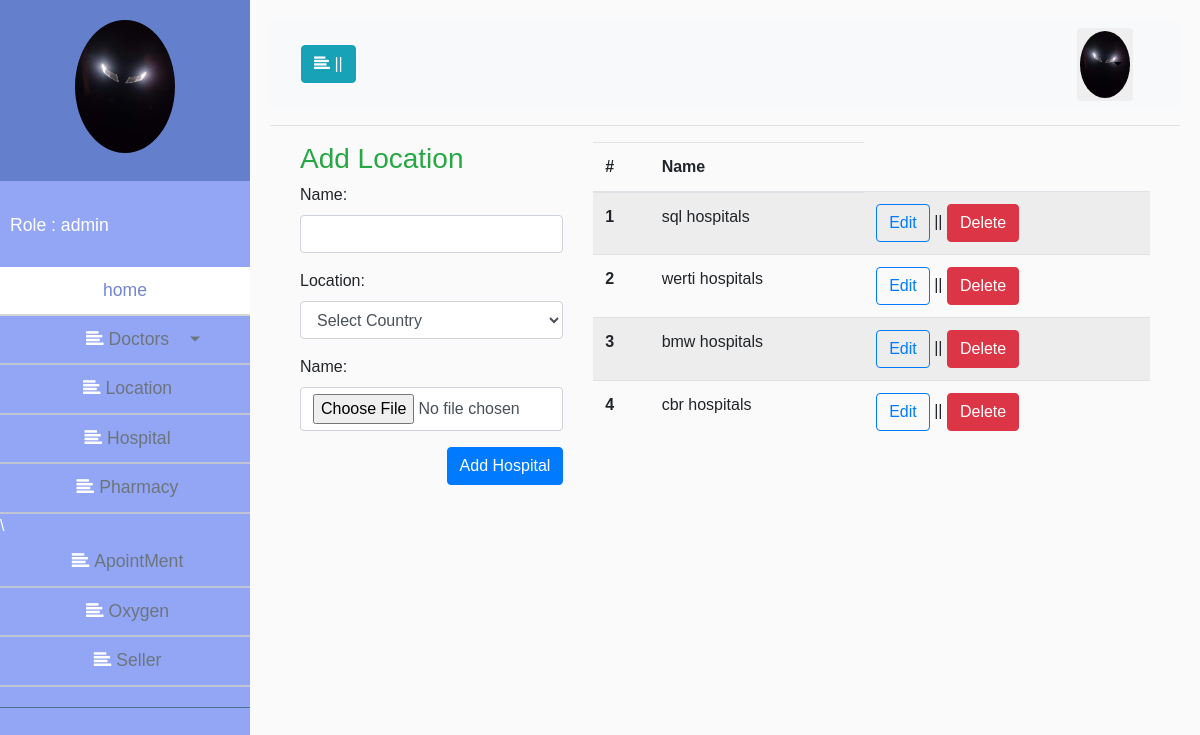
The app's page /adminpanel/hospital.php, older data.
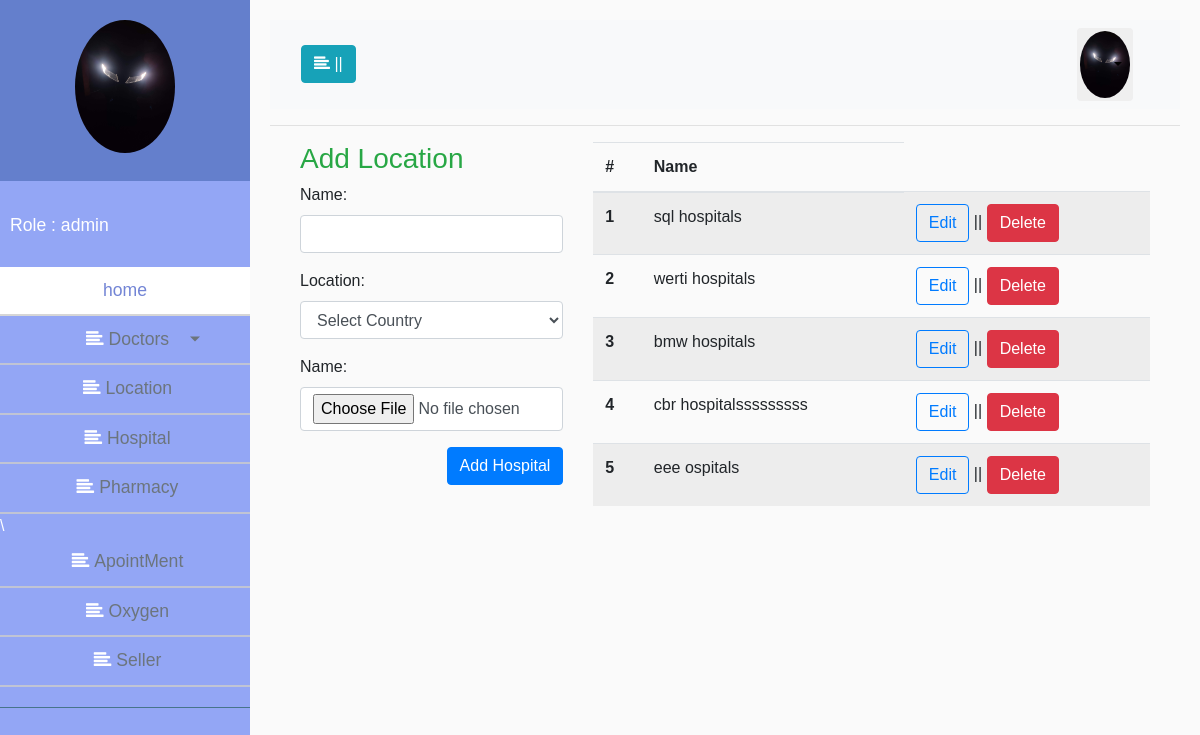
The same page, newer data.
### tables this page shows
CREATE TABLE `hospitals` (
  `hos_id` int(11) NOT NULL,
  `hos_name` varchar(200) NOT NULL,
  `loca_id` int(11) NOT NULL,
  `image` varchar(200) NOT NULL
);

### classes/Hospital.php (called while the page is built, shortened)
<?php
 $filepath = realpath(dirname(__FILE__));
 include_once ($filepath.'/../lib/Database.php');
class Hospital
{
	private $db;
	function __construct(){
		$this->db = new Database();
	}
	public function allHospotial(){
		$sql ='SELECT * FROM hospitals';
		$fetchAll = $this->db->select($sql);
		return $fetchAll;
	}
}

### lib/Database.php (called while the page is built, shortened)
<?php
Class Database{
	public $host   = DB_HOST;
	public $user   = DB_USER;
	public $pass   = DB_PASS;
	public $dbname = DB_NAME;
	public $link;
	private function connectDB(){
	$this->link = new mysqli($this->host, $this->user, $this->pass, $this->dbname);
 }
	public function select($query){
		$result = $this->link->query($query) or die($this->link->error.__LINE__);
		if($result->num_rows > 0){
			return $result;
		} else {
			return false;
		}
	}
}

### adminpanel/hospital.php (the view, shortened to what this page needs)
<?php include "inc/header.php";
 ?>
		<div class="container-fluid">
			<div class="container">
				<div class="row">
					<div class="col-md-4">
						<?php
							if (isset($_GET['edithospitals'])) {
								include "inc/edithospitals.php";
							} else {
								include "inc/addhospitals.php";
							}
						 ?>
					</div>
					<div class="col-md-8">
						<table class="table table-striped">
							  <thead>
							    <tr>
							      <th scope="col">#</th>
							      <th scope="col">Name</th>
							    </tr>
							  </thead>
							  <tbody>
							  	<?php
									$doc = $Hospital->allHospotial();
									if ($doc) {
										$i = 0;
									  	while($value = $doc->fetch_assoc()){
									  		$i++;
								?>
								    <tr>
								      <th scope="row"><?php echo $i; ?></th>
								      <td><?php echo $value['hos_name']; ?>
								      <td><a href="?edithospitals&id=<?php echo $value['hos_id']; ?>" class="btn btn-outline-primary">Edit</a> || <a href="?deletehos=<?php echo $value['hos_id']; ?>" class="btn btn-danger">Delete</a></td>
								    </tr>
							    <?php }} ?>
							  </tbody>
						</table>
					</div>
				</div>
			</div>
		</div>
<?php
	include "inc/footer.php";
?>

Row changes from the older to the newer data that the page shows:
changed hospitals: hos_name "cbr hospitals" → "cbr hospitalsssssssss"
added hospitals: hos_name "eee ospitals"
